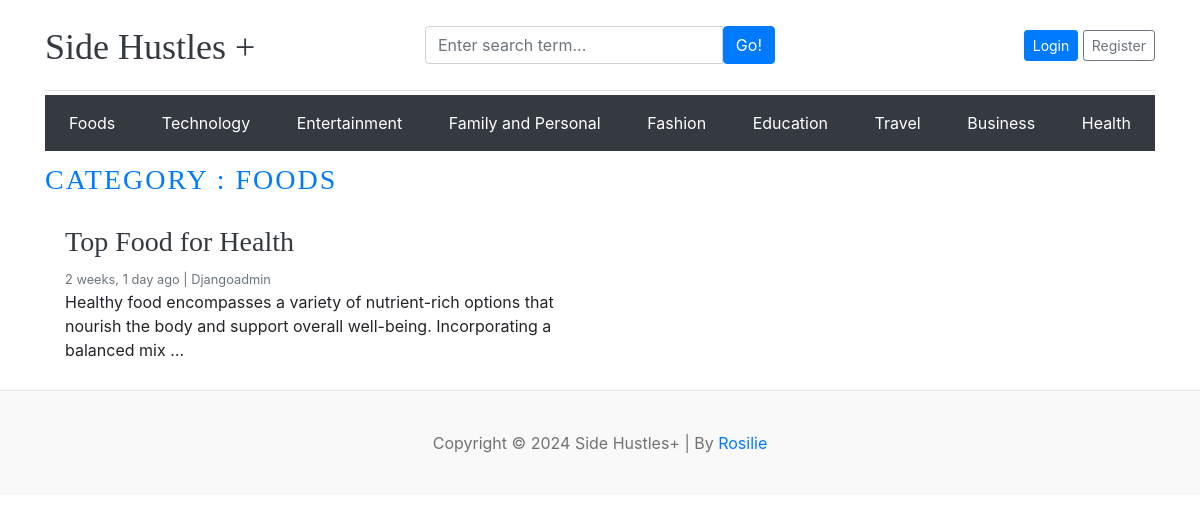
Page /category/1/ on the committed database.
### blogs/models.py (models this page shows, shortened)
class Category(models.Model):
    category_name = models.CharField(max_length=50, unique=True)
    created_at = models.DateTimeField(auto_now_add=True)
    updated_at = models.DateTimeField(auto_now=True)
    class Meta:
        verbose_name_plural = 'categories'
    def __str__(self):
        return self.category_name

class Blog(models.Model):
    title = models.CharField(max_length=100)
    slug = models.SlugField(max_length=150, unique=True, blank=True)
    category = models.ForeignKey(Category, on_delete=models.CASCADE)
    author = models.ForeignKey(User, on_delete=models.CASCADE)
    featured_image = models.ImageField(upload_to='uploads/%Y/%m/%d')
    short_description = models.TextField(max_length=500)
    blog_body = RichTextField()
    status = models.CharField(
        max_length=20, choices=STATUS_CHOICES, default="Draft")
    is_featured = models.BooleanField(default=False)
    created_at = models.DateTimeField(auto_now_add=True)
    updated_at = models.DateTimeField(auto_now=True)

### blogs/views.py (the view)
# urls.py: path('<int:category_id>/', views.posts_by_category, name='posts_by_category')
def posts_by_category(request, category_id):
    posts = Blog.objects.filter(status='Published', category_id=category_id)
    category = get_object_or_404(Category, pk=category_id)
    context = {
        'posts': posts,
        'category': category,
    }
    return render(request, 'posts_by_category.html', context)

### blogs/context_processors.py (called while the page is built)
def get_categories(request):
    categories = Category.objects.all()
    return dict(categories=categories)

def get_social_links(request):
    social_links = SocialLink.objects.all()
    return dict(social_links=social_links)

def get_about_us(request):
    try:
        about = About.objects.get()
    except:
        about = None
    return dict(about=about)

### templates/posts_by_category.html
{% extends 'base.html' %}
{% block content %}
<h3 class="text-uppercase text-primary" style="letter-spacing: 2px">Category : {{ category.category_name }}
</h3>
<div class="row mb-2">
    {% if posts %}
    {% for post in posts %}
    <div class="col-md-6">
        <div class="card border-0">
            <div class="card-body">
                <h3><a href="{% url 'blogs' post.slug %}" class="text-dark">{{ post.title }}</a></h3>
                <small class="mb-1 text-muted">{{ post.created_at | timesince }} ago | {{ post.author|title }}</small>
                <p class="card-text">{{post.short_description | truncatewords:20}}</p>
            </div>
        </div>
    </div>
    {% endfor %}
    {% else %}
    <p>No posts found.</p>
    {% endif %}
</div>
</div>
{% endblock %}

### templates/base.html (shortened to what this page needs)
{% load static %}
<!DOCTYPE html>
<html lang="en">
<head>
    <link href="https://getbootstrap.com/docs/4.0/dist/css/bootstrap.min.css" rel="stylesheet">
    <link href="{% static 'css/blog.css' %}" rel="stylesheet">
    <link rel="stylesheet" href="https://cdnjs.cloudflare.com/ajax/libs/font-awesome/4.7.0/css/font-awesome.min.css">
</head>
<body>
    <div class="container">
        <header class="blog-header py-3">
            <div class="row flex-nowrap justify-content-between align-items-center">
                <div class="col-4 pt-1">
                    <a class="blog-header-logo text-dark" href="/">Side Hustles + </a>
                </div>
                <div class="col-4 ">
                    <form action="{% url 'search' %}" method="GET">
                        <div class="input-group">
                            <input class="form-control" type="text" name="keyword" value="{{keyword}}"
                                placeholder="Enter search term..." aria-label="Enter search term..."
                                aria-describedby="button-search" />
                            <button type="submit" class="btn btn-primary" id="button-search" type="button">Go!</button>
                        </div>
                    </form>
                </div>
                <div class="col-4 d-flex justify-content-end align-items-center">
                    {% if not user.is_authenticated %}
                    <a class="btn btn-sm btn-primary" href="{% url 'login' %}">Login</a> &nbsp;
                    <a class="btn btn-sm btn-outline-secondary" href="{% url 'register' %}">Register</a>
                    {% else %}
                    <span><a href="{% url 'dashboard' %}">Dashboard</a></span>
                    &emsp;
                    <span><a href="{% url 'logout' %}">Logout</a></span>
                    {% endif %}
                </div>
        </header>
        <div class="nav-scroller py-1 mb-2">
            <nav class="navbar navbar-dark bg-dark">
                {% for c in categories%}
                <a class="p-2 text-white" href="{% url 'posts_by_category' c.id %}">{{ c }}</a>
                {% endfor %}
            </nav>
        </div>
        {% block content %}
        {% endblock%}
        <footer class="blog-footer">
            <p>Copyright &copy
                <script>document.write(/\d{4}/.exec(Date())[0])</script> Side Hustles+ | By <a
                    href="https://www.linkedin.com/in/rosilielim/" target="_blank">Rosilie</a>
            </p>
        </footer>
</body>
</html>

### blog_main/static/css/blog.css (style rules this page uses)
.blog-header { border-bottom: 1px solid #e5e5e5; }
.blog-header-logo { font-family: "Playfair Display", Georgia, "Times New Roman", serif ; font-size: 2.25rem; }
h1, h2, h3, h4, h5, h6 { font-family: "Playfair Display", Georgia, "Times New Roman", serif ; }
.blog-footer { padding: 2.5rem 0; color: #727272; text-align: center; background-color: #f9f9f9; border-top: .05rem solid #e5e5e5; }
.blog-footer p:last-child { margin-bottom: 0; }

### rows in the picture
Category: category_name "Foods", category_name "FOODS"
Category: category_name "Technology"
Category: category_name "Entertainment"
Category: category_name "Family and Personal"
Category: category_name "Fashion"
Category: category_name "Education"
Category: category_name "Travel"
Category: category_name "Business"
Category: category_name "Health"
Blog: title "Top Food for Health", created_at "2 weeks, 1 day", author "Djangoadmin", short_description "Healthy food encompasses a variety of nutrient-rich options that nourish the body and support overall well-being. Incorporating a balanced mix …"
